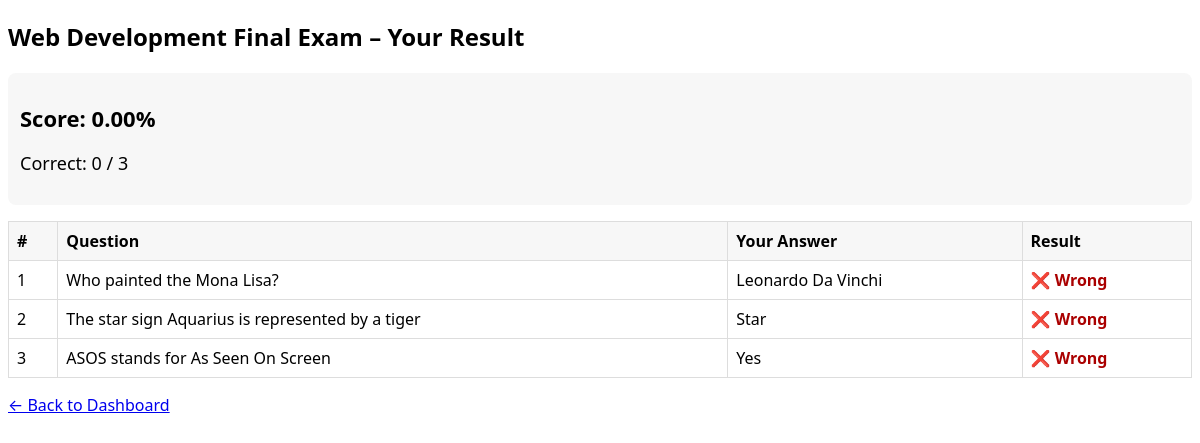
The app's page /exams/3/result/ (signed in) with its own data.
### exams/models.py (models this page shows, shortened)
class Exam(models.Model):
    title = models.CharField(max_length=200)
    description = models.TextField(blank=True)
    created_at = models.DateTimeField(auto_now_add=True)
    is_active = models.BooleanField(default=True)
    module = models.ForeignKey(Module, on_delete=models.CASCADE)
    opens_at = models.DateTimeField(null=True, blank=True)
    closes_at = models.DateTimeField(null=True, blank=True)
    duration_minutes = models.PositiveIntegerField(default=60)

class StudentExamAttempt(models.Model):
    student = models.ForeignKey(CustomUser, on_delete=models.CASCADE)
    exam = models.ForeignKey(Exam, on_delete=models.CASCADE)
    started_at = models.DateTimeField(auto_now_add=True)
    completed = models.BooleanField(default=False)
    score = models.DecimalField(max_digits=5, decimal_places=2, null=True, blank=True)
    ends_at = models.DateTimeField(null=True, blank=True)
    submitted_at = models.DateTimeField(null=True, blank=True)

class StudentAnswer(models.Model):
    attempt = models.ForeignKey(StudentExamAttempt, on_delete=models.CASCADE)
    question = models.ForeignKey(Question, on_delete=models.CASCADE)
    selected_answer = models.CharField(max_length=255)
    is_correct = models.BooleanField(default=False)

### questions/models.py (models this page shows, shortened)
class Question(models.Model):
    QUESTION_TYPES = (
        ('MCQ', 'Multiple Choice'),
        ('TF', 'True/False'),
        ('FILL', 'Fill in the Gap'),
    )
    question_text = models.TextField()
    question_type = models.CharField(max_length=4, choices=QUESTION_TYPES)
    module = models.ForeignKey(Module, on_delete=models.CASCADE)
    option_a = models.CharField(max_length=255, blank=True, null=True)
    option_b = models.CharField(max_length=255, blank=True, null=True)
    option_c = models.CharField(max_length=255, blank=True, null=True)
    option_d = models.CharField(max_length=255, blank=True, null=True)
    correct_answer = models.CharField(max_length=255)

### exams/views.py (the view)
# urls.py: path('<int:exam_id>/result/', views.exam_result_view, name='exam_result'),
@login_required
def exam_result_view(request, exam_id):
    if request.user.role != 'student':
        return redirect('login')
    exam = get_object_or_404(Exam, id=exam_id, is_active=True)
    attempt = get_object_or_404(
        StudentExamAttempt,
        student=request.user,
        exam=exam,
        completed=True
    )
    answers = (StudentAnswer.objects
               .filter(attempt=attempt)
               .select_related('question')
               .order_by('question__id'))
    total = ExamQuestion.objects.filter(exam=exam).count()
    correct = answers.filter(is_correct=True).count()
    return render(request, 'exams/exam_result.html', {
        'exam': exam,
        'attempt': attempt,
        'answers': answers,
        'total': total,
        'correct': correct,
        'score': attempt.score,
    })

### templates/exams/exam_result.html (shortened to what this page needs)
<!DOCTYPE html>
<html lang="en">
<head>
</head>
<body>
    <h2>{{ exam.title }} – Your Result</h2>
    <div class="scorebox">
        <p><strong>Score: {{ score }}%</strong></p>
        <p>Correct: {{ correct }} / {{ total }}</p>
    </div>
    <table>
        <thead>
            <tr>
                <th>#</th>
                <th>Question</th>
                <th>Your Answer</th>
                <th>Result</th>
            </tr>
        </thead>
        <tbody>
            {% for a in answers %}
            <tr>
                <td>{{ forloop.counter }}</td>
                <td>{{ a.question.question_text }}</td>
                <td>{{ a.selected_answer }}</td>
                <td>
                    {% if a.is_correct %}
                        <span class="correct">✅ Correct</span>
                    {% else %}
                        <span class="wrong">❌ Wrong</span>
                    {% endif %}
                </td>
            </tr>
            {% endfor %}
        </tbody>
    </table>
    <a class="backlink" href="{% url 'student_dashboard' %}">← Back to Dashboard</a>
</body>
</html>

### templates/exams/exam_result.html (style rules this page uses)
body { font-family: system-ui, -apple-system, Segoe UI, Roboto, Arial, sans-serif; }
.scorebox { margin: 12px 0; padding: 12px; border-radius: 8px; background: #f7f7f7; font-size: 18px; }
.scorebox strong { font-size: 22px; }
table { border-collapse: collapse; width: 100%; margin-top: 16px; }
th, td { border: 1px solid #ddd; padding: 8px; vertical-align: top; }
th { background: #f7f7f7; text-align: left; }
.wrong { color: #a00; font-weight: bold; }
.backlink { margin-top: 16px; display: inline-block; }

### records on screen
Exam: title "Web Development Final Exam"
StudentExamAttempt: score "0.00"
StudentAnswer: question.question_text "Who painted the Mona Lisa?", selected_answer "Leonardo Da Vinchi", is_correct "❌ Wrong"
StudentAnswer: question.question_text "The star sign Aquarius is represented by a tiger", selected_answer "Star", is_correct "❌ Wrong"
StudentAnswer: question.question_text "ASOS stands for As Seen On Screen", selected_answer "Yes", is_correct "❌ Wrong"

### other values on screen
{{ correct }} "0"
{{ total }} "3"
